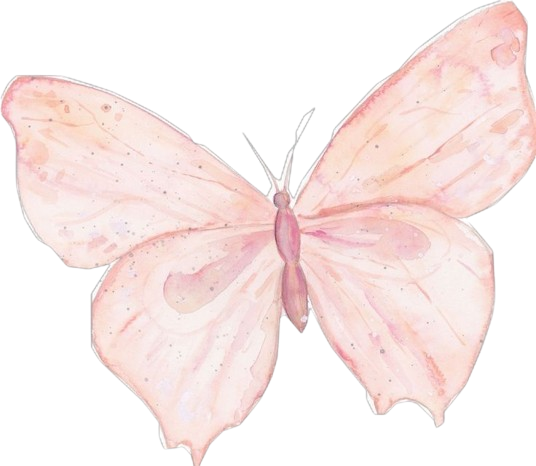
#> input picture mobile/src/assets/letter-paper/decorations/butterfly.png, 536 x 466 px, given in place of cloud4.png, which was not available
$ python bake_letter_paper_pngs.py
#> lines starting #> are read from the running program, lines starting #| are printed output that depends on the picture; pictures that were not available may be replaced by others from this repository, and a replacement may not be noted
from __future__ import annotations

from pathlib import Path

from PIL import Image, ImageOps


MOBILE_ROOT = Path(__file__).resolve().parents[1]
DECORATION_DIR = MOBILE_ROOT / "src" / "assets" / "letter-paper" / "decorations"
OUTPUT_DIR = MOBILE_ROOT / "src" / "assets" / "letter-paper" / "baked"
PAPER_TEXTURE_PATH = MOBILE_ROOT / "src" / "assets" / "textures" / "paper_texture.webp"

BASE_WIDTH = 286
BASE_HEIGHT = 500
SCALE = 3
OUTPUT_WIDTH = BASE_WIDTH * SCALE
OUTPUT_HEIGHT = BASE_HEIGHT * SCALE


def scaled(value: float) -> int:
    return round(value * SCALE)


def open_decoration(name: str) -> Image.Image:
    return Image.open(DECORATION_DIR / name).convert("RGBA")


def apply_opacity(image: Image.Image, opacity: float) -> Image.Image:
    if opacity >= 1:
        return image

    image = image.copy()
    alpha = image.getchannel("A")
    alpha = Image.eval(alpha, lambda value: round(value * opacity))
    image.putalpha(alpha)
    return image


def alpha_composite_at(base: Image.Image, overlay: Image.Image, xy: tuple[int, int]) -> None:
    x, y = xy
    crop_left = max(0, -x)
    crop_top = max(0, -y)
    crop_right = min(overlay.width, base.width - x)
    crop_bottom = min(overlay.height, base.height - y)

    if crop_right <= crop_left or crop_bottom <= crop_top:
        return

    cropped = overlay.crop((crop_left, crop_top, crop_right, crop_bottom))
    base.alpha_composite(cropped, (x + crop_left, y + crop_top))


def contained_image(source_name: str, width: float, height: float, opacity: float = 1) -> Image.Image:
    box_width = scaled(width)
    box_height = scaled(height)
    source = open_decoration(source_name)
    fit_scale = min(box_width / source.width, box_height / source.height)
    fit_size = (
        max(1, round(source.width * fit_scale)),
        max(1, round(source.height * fit_scale)),
    )
    resized = source.resize(fit_size, Image.Resampling.LANCZOS)
    layer = Image.new("RGBA", (box_width, box_height), (0, 0, 0, 0))
    alpha_composite_at(
        layer,
        resized,
        ((box_width - fit_size[0]) // 2, (box_height - fit_size[1]) // 2),
    )
    return apply_opacity(layer, opacity)


def transform_layer(
    layer: Image.Image,
    *,
    rotate: float = 0,
    scale_x: float = 1,
) -> Image.Image:
    if scale_x < 0:
        layer = ImageOps.mirror(layer)
    if rotate:
        layer = layer.rotate(
            -rotate,
            resample=Image.Resampling.BICUBIC,
            expand=True,
        )
    return layer


def place_box(
    canvas: Image.Image,
    source_name: str,
    *,
    width: float,
    height: float,
    left: float | None = None,
    top: float | None = None,
    right: float | None = None,
    bottom: float | None = None,
    opacity: float = 1,
    rotate: float = 0,
    scale_x: float = 1,
) -> None:
    x = left if left is not None else BASE_WIDTH - (right or 0) - width
    y = top if top is not None else BASE_HEIGHT - (bottom or 0) - height
    center_x = scaled(x + width / 2)
    center_y = scaled(y + height / 2)

    layer = contained_image(source_name, width, height, opacity)
    layer = transform_layer(layer, rotate=rotate, scale_x=scale_x)
    alpha_composite_at(
        canvas,
        layer,
        (center_x - layer.width // 2, center_y - layer.height // 2),
    )


# [41 lines left out: functions place_layer, place_crop, not called in this run]


def background(hex_color: str) -> Image.Image:
    return Image.new("RGBA", (OUTPUT_WIDTH, OUTPUT_HEIGHT), hex_color)


# [10 lines left out: function paper_texture_background, not called in this run]


def make_background(hex_color: str, *, textured: bool) -> Image.Image:
    return paper_texture_background(hex_color) if textured else background(hex_color)


# [82 lines left out: functions bake_flower_rain_stop, bake_butterfly_breath, not called in this run]


def bake_moonlit_sleep(*, textured: bool = False) -> Image.Image:
    canvas = make_background("#FFF9F1", textured=textured)
    place_box(
        canvas,
        "cloud4.png",
        left=-10,
        bottom=-5,
        width=200,
        height=200,
        opacity=0.94,
        scale_x=-1,
    )
    place_box(
        canvas,
        "star_violet.png",
        left=45,
        bottom=90,
        width=50,
        height=50,
        opacity=0.95,
        rotate=-3,
    )
    place_box(
        canvas,
        "star_violet.png",
        left=65,
        bottom=115,
        width=35,
        height=35,
        opacity=0.85,
    )
    place_box(
        canvas,
        "cloud2.png",
        top=225,
        right=-32,
        width=120,
        height=120,
        opacity=0.95,
    )
    place_box(
        canvas,
        "cloud2.png",
        top=10,
        left=-15,
        width=200,
        height=200,
        opacity=0.94,
        scale_x=-1,
    )
    place_box(
        canvas,
        "moon.png",
        top=75,
        left=42,
        width=58,
        height=68,
        rotate=-7,
    )
    place_crop(
        canvas,
        "cloud2_blur.png",
        left=-57,
        top=99,
        crop_width=95,
        crop_height=100,
        child_width=100,
        child_height=100,
        opacity=0.84,
    )
    place_crop(
        canvas,
        "cloud2_blur.png",
        left=22,
        top=100,
        crop_width=80,
        crop_height=100,
        child_left=-12,
        child_width=100,
        child_height=100,
        child_scale_x=-1,
        opacity=0.84,
    )
    place_box(
        canvas,
        "star.png",
        top=152,
        left=53,
        width=28,
        height=30,
        opacity=0.95,
        rotate=-7,
    )
    place_box(
        canvas,
        "star_violet.png",
        top=170,
        left=75,
        width=35,
        height=35,
        opacity=0.85,
        rotate=4,
    )
    return canvas


def save(image: Image.Image, filename: str) -> None:
    OUTPUT_DIR.mkdir(parents=True, exist_ok=True)
    image.save(OUTPUT_DIR / filename, optimize=True)


def main() -> None:
    save(bake_moonlit_sleep(), "moonlit-sleep.png")
#> in open_decoration, returned value is the input picture: PIL image 536x466 RGBA; mean R, G, B, A 135, 120.6, 118.5, 137.4
#> in contained_image, `layer = Image.new("RGBA", (box_width, box_height), (0, 0, 0, 0))`: layer: PIL image 600x600 RGBA; every value is 0
#> in apply_opacity, `alpha = image.getchannel("A")`:
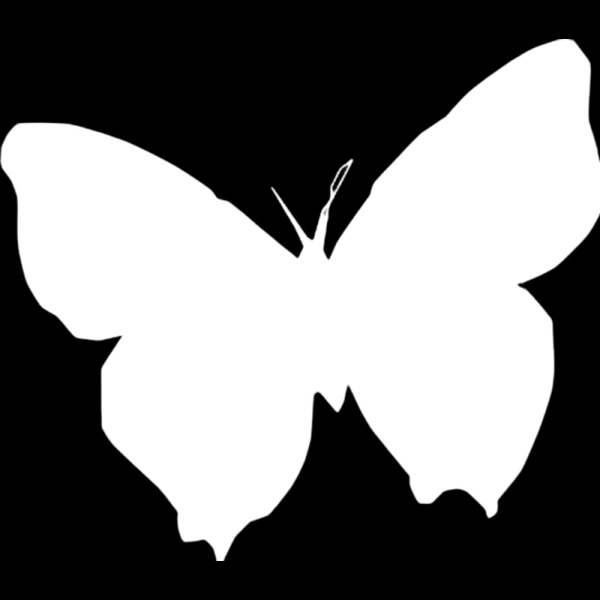
#> alpha: PIL image 600x600 L; min 0, max 255, mean 119.5
#> in transform_layer, `layer = ImageOps.mirror(layer)`:
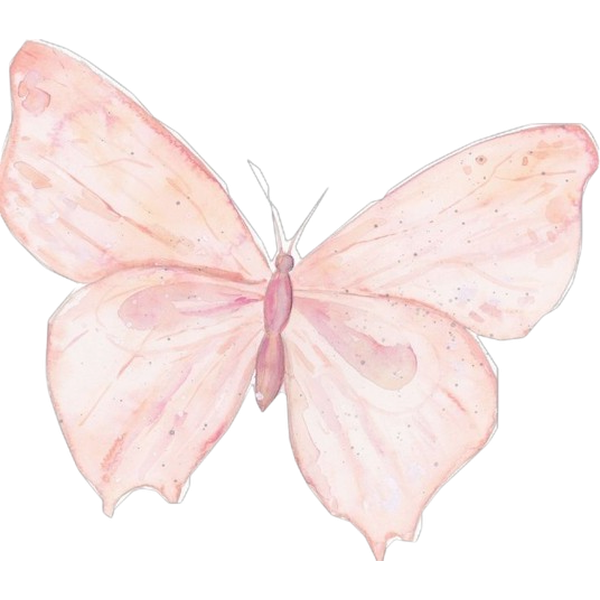
#> layer: PIL image 600x600 RGBA; mean R, G, B, A 118.2, 105.5, 103.8, 112.5; transparent parts drawn white
#> call 2 of alpha_composite_at, with xy = (-30, 915)
#> in alpha_composite_at (call 2), `base.alpha_composite(cropped, (x + crop_left, y + crop_top))`:
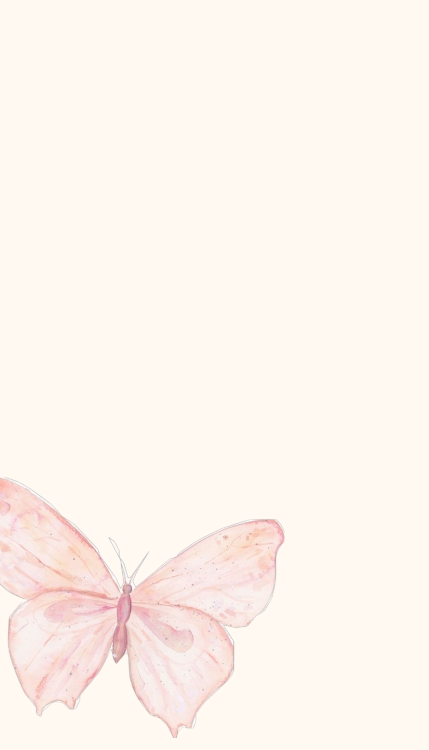
#> base: PIL image 858x1500 RGBA (shown at 1/2 size); mean R, G, B, A 253.8, 245.3, 237.8, 255
#> call 2 of open_decoration, with name = 'star_violet.png'
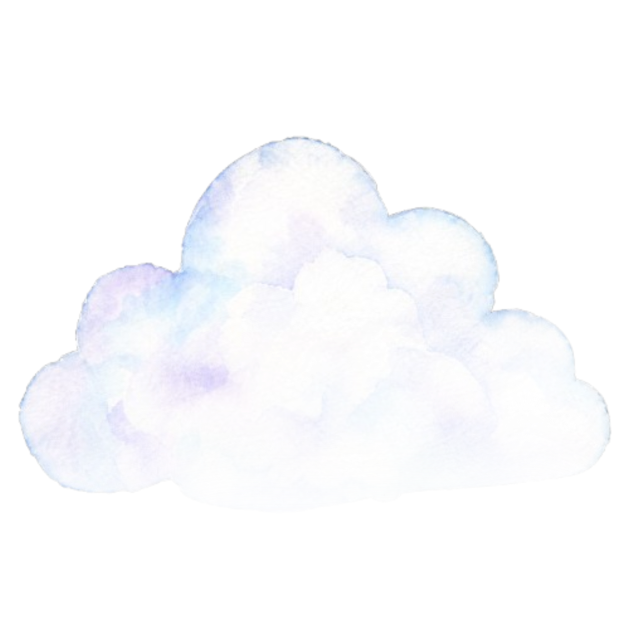
#> input picture mobile/src/assets/letter-paper/decorations/cloud1.png, 1254 x 1254 px, given in place of star_violet.png, which was not available (shown at 1/2 size)
#> in open_decoration, returned value is the input picture: PIL image 1254x1254 RGBA; mean R, G, B, A 88.4, 89.2, 91.9, 65.5
#> in contained_image (call 2), `layer = Image.new("RGBA", (box_width, box_height), (0, 0, 0, 0))`: layer: PIL image 150x150 RGBA; every value is 0
#> in contained_image (call 3), `layer = Image.new("RGBA", (box_width, box_height), (0, 0, 0, 0))`: layer: PIL image 105x105 RGBA; every value is 0
#> call 3 of apply_opacity, with opacity = 0.85
#> in apply_opacity (call 3), `alpha = Image.eval(alpha, lambda value: round(value * opacity))`:
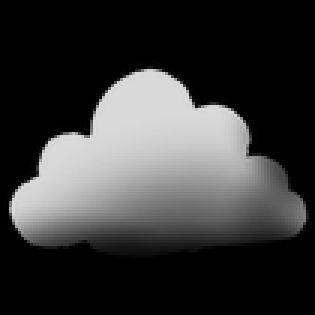
#> alpha: PIL image 105x105 L (shown 3 times larger); min 0, max 217, mean 55.8
#> in contained_image (call 4), `layer = Image.new("RGBA", (box_width, box_height), (0, 0, 0, 0))`: layer: PIL image 360x360 RGBA; every value is 0
#> in alpha_composite_at (call 8), `cropped = overlay.crop((crop_left, crop_top, crop_right, crop_bottom))`:
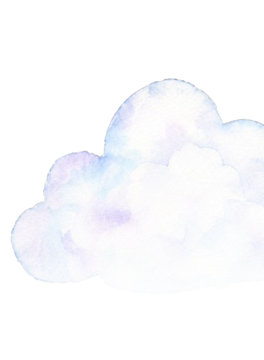
#> cropped: PIL image 264x360 RGBA; mean R, G, B, A 100.5, 101.3, 104.5, 74.8; transparent parts drawn white
#> in alpha_composite_at (call 10), `cropped = overlay.crop((crop_left, crop_top, crop_right, crop_bottom))`:
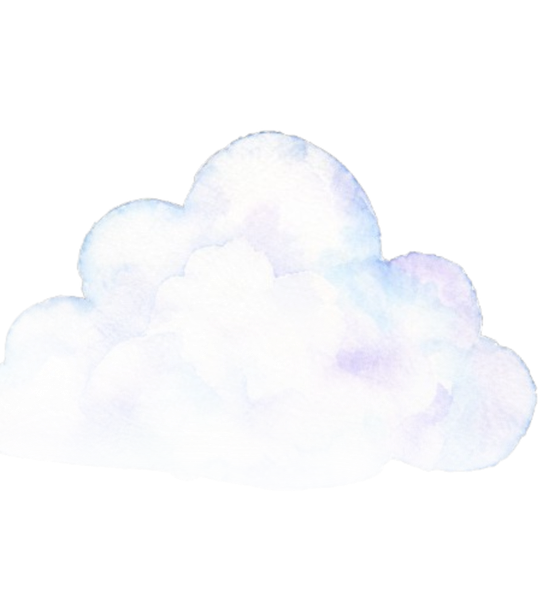
#> cropped: PIL image 555x600 RGBA; mean R, G, B, A 94.1, 94.9, 97.8, 66; transparent parts drawn white
    save(bake_flower_rain_stop(), "flower-rain-stop.png")
    save(bake_butterfly_breath(), "butterfly-breath.png")
    save(bake_moonlit_sleep(textured=True), "moonlit-sleep-paper-texture.png")
    save(bake_flower_rain_stop(textured=True), "flower-rain-stop-paper-texture.png")
    save(bake_butterfly_breath(textured=True), "butterfly-breath-paper-texture.png")
    print(f"Wrote baked letter-paper PNGs to {OUTPUT_DIR}")


if __name__ == "__main__":
#> (the run stopped early here; a loop or call above may not have finished)
